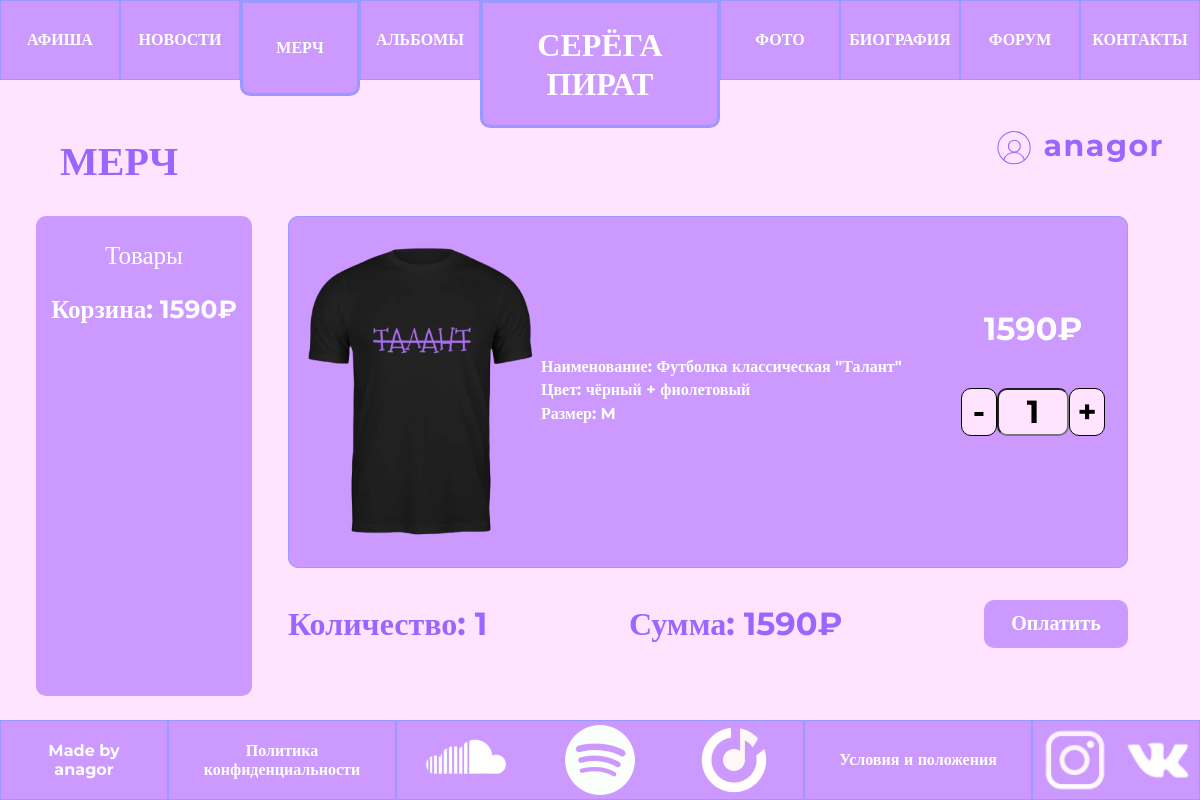
/merch/cart/ (signed in), run on the app's committed database.
### merch/models.py (models this page shows, shortened)
class Cart(models.Model):
    user = models.ForeignKey(Profile, related_name='cart', on_delete=models.CASCADE)
    now = models.BooleanField("Текущая", default=True)
    last = models.BooleanField("Последняя", default=False)
    timestamp = models.DateTimeField(auto_now_add=True)
    adress = models.TextField("Адрес", max_length=300, default='', blank=True)
    def total_cost(self):
        return sum(item.total_price() for item in self.items.all())
    def total_quantity(self):
        return sum(item.quantity for item in self.items.all())
    class Meta:
        verbose_name="Корзина"
        verbose_name_plural="Корзины"

class CartItem(models.Model):
    product = models.ForeignKey(Product, on_delete=models.CASCADE)
    cart = models.ForeignKey(Cart, related_name='items', on_delete=models.CASCADE)
    quantity = models.PositiveIntegerField(default=1)
    size = models.CharField("Размер", max_length=3, choices=Product.SIZE_CHOICES)
    def total_price(self):
        return self.product.price * self.quantity
    class Meta:
        verbose_name="Товар в корзине"
        verbose_name_plural="Товары в корзине"

class Product(models.Model):
    name = models.CharField("Название", max_length=100)
    color = models.CharField("Цвет", max_length=50)
    photo = models.ImageField("Фото", upload_to='merch/static/merch/')
    price = models.DecimalField("Цена", max_digits=10, decimal_places=0)
    SIZE_CHOICES = [
        ('S', 'S'),
        ('M', 'M'),
        ('L', 'L'),
        ('XL', 'XL'),
    ]
    class Meta:
        verbose_name="Товар"
        verbose_name_plural="Товары"

### merch/views.py (the view, shortened to what this page needs)
# urls.py: path('cart/', views.cart, name="cart"),
@login_required
def cart(request):
    products = Product.objects.all()
    cart, created = Cart.objects.get_or_create(user=Profile.objects.get(user=request.user), now=True)
    if created:
        cart.save()
    data = {
        "title": 'Товары',
        'showprofile': True,
        'now': 'merch',
        'item': 'cart',
        'cart': cart,
        'items': [[ item.product.id, item.id, item.product.name, item.product.color, str(item.product.photo).replace('merch/static/', ''), item.product.price, item.quantity, item.size, item.total_price()] for item in cart.items.all()],
        'products': [[obj.name, obj.color, str(obj.photo).replace('merch/static/', ''), obj.price] for obj in products],
    }
    return render(request, 'merch/cart.html', data)

### merch/templates/merch/cart.html (shortened to what this page needs)
{% extends 'main/base.html' %}
{% load static %}
{% block h %}
<h3>МЕРЧ</h3>
{% endblock %}
{% block main %}
<div class="merch">
    <div class="merch-points">
        {% if item == 'product' %}
            <a class="product-now" href="{% url 'products' %}">Товары</a>
            <a href="{% url 'cart' %}">Корзина: {{ cart.total_cost }}₽</a>
        {% else %}
            <a href="{% url 'products' %}">Товары</a>
            <a class="cart-now" href="{% url 'cart' %}">Корзина: {{ cart.total_cost }}₽</a>
        {% endif %}
    </div>
    <form id="myForm" method="post" action="">
        <div class="cart-products">
            {% for prod_id, id, name, color, photo, price, quantity, size, total_price in items %}
                <div class="cart-product">
                    <a href="/merch/products/{{prod_id}}/"><img src="{% static photo %}" alt=""></a>
                    <div class="text">
                        <p>Наименование: {{ name }}</p>
                        <p>Цвет: {{ color }}</p>
                        <p>Размер: {{ size }}</p>
                    </div>
                    <div class="buttons">
                        <p>{{ total_price }}₽</p>
                        <div class="but">
                            <button name="decrease" value="{{id}}"><p>-</p></button>
                            <input name="quantityInput{{id}}" type="text" value="{{ quantity }}" readonly>
                            <button name="increase" value="{{id}}"><p>+</p></button>
                        </div>
                    </div>
                </div>
            {% endfor %}
            <div class="cart-oplata">
                <p>Количество: {{ cart.total_quantity }}</p>
                <p>Сумма: {{ cart.total_cost }}₽</p>
                <button name="cart_payment"><p>Оплатить</p></button>
            </div>
        </div>
    </form>
</div>
{% endblock %}

### main/templates/main/base.html (shortened to what this page needs)
{% load static %}
<!DOCTYPE html>
<html lang="ru">
<head>
    <link rel="stylesheet" href="{% static 'main/css/style.css' %}">
</head>
<body>
    <header>
        <div class="">
            <ul class="header_items">
                {% if now == 'poster' %}
                    <li class="header_item header_item_now">
                        <a href="{% url 'poster' %}"><p>АФИША</p></a>
                    </li>
                {% else %}
                    <li class="header_item">
                        <a href="{% url 'poster' %}"><p>АФИША</p></a>
                    </li>
                {% endif %}
                {% if now == 'news' %}
                    <li class="header_item header_item_now">
                        <a href="{% url 'news' %}"><p>НОВОСТИ</p></a>
                    </li>
                {% else %}
                    <li class="header_item">
                        <a href="{% url 'news' %}"><p>НОВОСТИ</p></a>
                    </li>
                {% endif %}
                {% if now == 'merch' %}
                    <li class="header_item header_item_now">
                        <a href="{% url 'merch' %}"><p>МЕРЧ</p></a>
                    </li>
                {% else %}
                    <li class="header_item">
                        <a href="{% url 'merch' %}"><p>МЕРЧ</p></a>
                    </li>
                {% endif %}
                {% if now == 'albums' %}
                    <li class="header_item header_item_now">
                        <a href="{% url 'albums' %}"><p>АЛЬБОМЫ</p></a>
                    </li>
                {% else %}
                    <li class="header_item">
                        <a href="{% url 'albums' %}"><p>АЛЬБОМЫ</p></a>
                    </li>
                {% endif %}
                <li class="pirat">
                    <a href="{% url 'home' %}"><p>СЕРЁГА<br>ПИРАТ</p></a>
                </li>
                {% if now == 'photos' %}
                    <li class="header_item header_item_now">
                        <a href="{% url 'photos' %}"><p>ФОТО</p></a>
                    </li>
                {% else %}
                    <li class="header_item">
                        <a href="{% url 'photos' %}"><p>ФОТО</p></a>
                    </li>
                {% endif %}
                {% if now == 'bio' %}
                    <li class="header_item header_item_now">
                        <a href="{% url 'bio' %}"><p>БИОГРАФИЯ</p></a>
                    </li>
                {% else %}
                    <li class="header_item">
                        <a href="{% url 'bio' %}"><p>БИОГРАФИЯ</p></a>
                    </li>
                {% endif %}
                {% if now == 'forum' %}
                    <li class="header_item header_item_now">
                        <a href="{% url 'forum' %}"><p>ФОРУМ</p></a>
                    </li>
                {% else %}
                    <li class="header_item">
                        <a href="{% url 'forum' %}"><p>ФОРУМ</p></a>
                    </li>
                {% endif %}
                {% if now == 'contacts' %}
                    <li class="header_item header_item_now">
                        <a href="{% url 'contacts' %}"><p>КОНТАКТЫ</p></a>
                    </li>
                {% else %}
                    <li class="header_item">
                        <a href="{% url 'contacts' %}"><p>КОНТАКТЫ</p></a>
                    </li>
                {% endif %}
            </ul>
        </div>
    </header>
    <main>
        {% if showprofile %}
            {% if not user.is_authenticated %}
                <div class="hreg"><a href="{% url 'profile' %}"><img src="{% static '/ForumProfile/profile_avatar.svg' %}" alt=""></a><a href="{% url 'profile' %}">Вход</a><p>/</p><a href="{% url 'reg' %}">Регистрация</a></div>
            {% else %}
                <div class="hreg"><a href="{% url 'profile' %}"><img src="{% static '/ForumProfile/profile_avatar.svg' %}" alt=""></a><a href="{% url 'profile' %}">{{ user.username }}</a></div>
            {% endif %}
        {% endif %}
        {% block h %}
        {% endblock %}
        {% block main %}{% endblock %}
    </main>
    <footer>
        <div>
            <ul class="footer_items">
                <li class="footer_item footer_made">
                    <p>Made by <br>
                    <a href="https://t.me/anagor1102" class="designer">anagor</a>
                </p>
                </li>
                <li class="footer_item footer_politic">
                    <a href="{% url 'policy' %}">Политика конфиденциальности</a>
                </li>
                <li class="footer_item footer_music">
                    <a href="https://soundcloud.com/illya-poludnenko/sets/serega-pirat"><div class="footer_logo soundcloud"></div></a>
                    <a href="https://open.spotify.com/artist/5IS4dQ9lDW01IY1buR7bW7"><div class="footer_logo spotify"></div></a>
                    <a href="https://music.yandex.ru/artist/10880992"><div class="footer_logo YAmusic"></div></a>
                </li>
                <li class="footer_item footer_politic">
                    <a href="{% url 'conditions' %}">Условия и положения</a>
                </li>
                <li class="footer_item footer_made">
                    <a href="https://www.instagram.com/pirat_serega/"><div class="footer_logo inst"></div></a>
                    <a href="https://vk.com/serega_pirat"><div class="footer_logo vk"></div></a>
                </li>
            </ul>
        </div>
    </footer>
</body>

### main/static/main/css/style.css (style rules this page uses)
* { box-sizing: border-box; margin: 0; padding: 0; font-family: "Montserrat"; }
body { display: flex; flex-direction: column; height: 100dvh; background-color: #FFE3FF; }
.header_items { display: flex; justify-content: flex-start; height: 5rem; width: 100%; }
.header_item_now { height: 6rem; border: #9999FF solid 3px; border-radius: 0 0 10px 10px; flex-basis: 10%; display: flex; text-align: center; justify-content: center; align-items: center; background-color: #CC99FF; }
footer { position: fixed; bottom: 0px; z-index: 1; width: 100dvw; }
.footer_items { display: flex; bottom: 0; justify-content: flex-start; height: 5rem; width: 100%; }
main { padding-top: 11dvh; height: 100dvh; padding-bottom: 11dvh; }
.footer_made { flex-basis: 5%; justify-content: space-around; text-align: center; }
.footer_music { flex-basis: 25%; justify-content: space-around; }
.footer_logo { background-size: contain; width: 80px; height: 80px; }
.soundcloud { background-image: url('../img/soundcloud.png'); height: 70px; }
.spotify { background-image: url('../img/spotify.png'); height: 70px; width: 70px; }
.YAmusic { background-image: url('../img/YAmusic.png'); }
.inst { background-image: url('../img/inst.png'); }
.vk { background-image: url('../img/vk.png'); height: 70px; }
h3 { position: fixed; padding-left: 5dvw; padding-top: 5dvh; font-size: 40px; font-weight: 700; line-height: 49px; letter-spacing: 0em; color: #9966FF; }
header { position: fixed; width: 100dvw; z-index: 2; left: 0; top: 0; }
.merch { padding-top: 15dvh; display: flex; }
.cart-now { font-weight: bold; }
.cart-products { display: flex; flex-direction: column; padding-left: 24dvw; padding-bottom: 15dvh; }

### data on the page
Cart: total_cost "1590", total_quantity "1"
Product: items "Футболка классическая \"Талант\"", items "чёрный + фиолетовый"

### other printed values
{{ user.username }} "anagor"
{{ size }} "M"
{{ total_price }} "1590"
